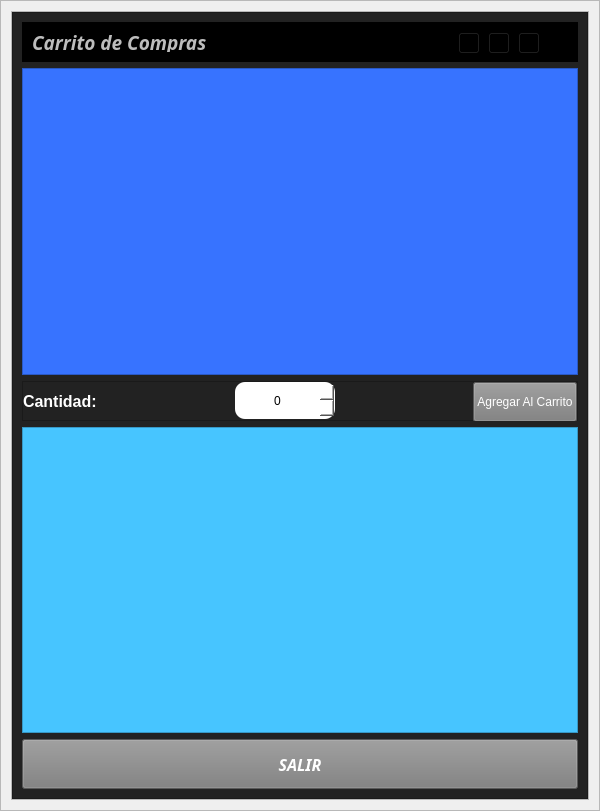
<?xml version="1.0" encoding="UTF-8"?>
<ui version="4.0">
 <class>add_edit_menu</class>
 <widget class="QWidget" name="add_edit_menu">
  <property name="geometry">
   <rect>
    <x>0</x>
    <y>0</y>
    <width>600</width>
    <height>811</height>
   </rect>
  </property>
  <property name="minimumSize">
   <size>
    <width>600</width>
    <height>0</height>
   </size>
  </property>
  <property name="maximumSize">
   <size>
    <width>16777215</width>
    <height>16777215</height>
   </size>
  </property>
  <property name="windowTitle">
   <string>Form</string>
  </property>
  <layout class="QGridLayout" name="gridLayout">
   <property name="leftMargin">
    <number>0</number>
   </property>
   <property name="topMargin">
    <number>0</number>
   </property>
   <property name="rightMargin">
    <number>0</number>
   </property>
   <property name="bottomMargin">
    <number>0</number>
   </property>
   <item row="0" column="0">
    <widget class="QFrame" name="central_widget_frame">
     <property name="maximumSize">
      <size>
       <width>600</width>
       <height>16777215</height>
      </size>
     </property>
     <property name="frameShape">
      <enum>QFrame::StyledPanel</enum>
     </property>
     <property name="frameShadow">
      <enum>QFrame::Raised</enum>
     </property>
     <layout class="QGridLayout" name="gridLayout_2">
      <property name="leftMargin">
       <number>10</number>
      </property>
      <property name="topMargin">
       <number>10</number>
      </property>
      <property name="rightMargin">
       <number>10</number>
      </property>
      <property name="bottomMargin">
       <number>10</number>
      </property>
      <item row="0" column="0">
       <widget class="QFrame" name="background_frame">
        <property name="frameShape">
         <enum>QFrame::StyledPanel</enum>
        </property>
        <property name="frameShadow">
         <enum>QFrame::Raised</enum>
        </property>
        <layout class="QHBoxLayout" name="horizontalLayout">
         <property name="spacing">
          <number>0</number>
         </property>
         <property name="leftMargin">
          <number>0</number>
         </property>
         <property name="topMargin">
          <number>0</number>
         </property>
         <property name="rightMargin">
          <number>0</number>
         </property>
         <property name="bottomMargin">
          <number>0</number>
         </property>
         <item>
          <widget class="QFrame" name="content_frame">
           <property name="minimumSize">
            <size>
             <width>0</width>
             <height>0</height>
            </size>
           </property>
           <property name="styleSheet">
            <string notr="true">background-color: rgb(34, 34, 34);</string>
           </property>
           <property name="frameShape">
            <enum>QFrame::StyledPanel</enum>
           </property>
           <property name="frameShadow">
            <enum>QFrame::Raised</enum>
           </property>
           <layout class="QVBoxLayout" name="verticalLayout">
            <item>
             <widget class="QFrame" name="frame_nav">
              <property name="minimumSize">
               <size>
                <width>0</width>
                <height>40</height>
               </size>
              </property>
              <property name="maximumSize">
               <size>
                <width>16777215</width>
                <height>40</height>
               </size>
              </property>
              <property name="styleSheet">
               <string notr="true">background-color: rgb(0, 0, 0);</string>
              </property>
              <property name="frameShape">
               <enum>QFrame::StyledPanel</enum>
              </property>
              <property name="frameShadow">
               <enum>QFrame::Raised</enum>
              </property>
              <layout class="QHBoxLayout" name="horizontalLayout_6">
               <item>
                <widget class="QLabel" name="label_tittle">
                 <property name="font">
                  <font>
                   <family>Tw Cen MT</family>
                   <pointsize>14</pointsize>
                   <weight>75</weight>
                   <italic>true</italic>
                   <bold>true</bold>
                  </font>
                 </property>
                 <property name="styleSheet">
                  <string notr="true">
color: rgb(189, 189, 189);</string>
                 </property>
                 <property name="text">
                  <string>Carrito de Compras</string>
                 </property>
                </widget>
               </item>
               <item>
                <widget class="QFrame" name="butttons_holder_frame">
                 <property name="minimumSize">
                  <size>
                   <width>110</width>
                   <height>30</height>
                  </size>
                 </property>
                 <property name="maximumSize">
                  <size>
                   <width>110</width>
                   <height>16777215</height>
                  </size>
                 </property>
                 <property name="frameShape">
                  <enum>QFrame::StyledPanel</enum>
                 </property>
                 <property name="frameShadow">
                  <enum>QFrame::Raised</enum>
                 </property>
                 <widget class="QToolButton" name="minimize_button">
                  <property name="geometry">
                   <rect>
                    <x>0</x>
                    <y>0</y>
                    <width>22</width>
                    <height>22</height>
                   </rect>
                  </property>
                  <property name="text">
                   <string>...</string>
                  </property>
                  <property name="icon">
                   <iconset>
                    <normaloff>L:/AngelCuk/assets/icons/minimize-window.png</normaloff>L:/AngelCuk/assets/icons/minimize-window.png</iconset>
                  </property>
                 </widget>
                 <widget class="QToolButton" name="restore_button">
                  <property name="geometry">
                   <rect>
                    <x>30</x>
                    <y>0</y>
                    <width>22</width>
                    <height>22</height>
                   </rect>
                  </property>
                  <property name="text">
                   <string>...</string>
                  </property>
                  <property name="icon">
                   <iconset>
                    <normaloff>L:/AngelCuk/assets/icons/restore-window.png</normaloff>L:/AngelCuk/assets/icons/restore-window.png</iconset>
                  </property>
                 </widget>
                 <widget class="QToolButton" name="maximize_button">
                  <property name="geometry">
                   <rect>
                    <x>30</x>
                    <y>0</y>
                    <width>22</width>
                    <height>22</height>
                   </rect>
                  </property>
                  <property name="text">
                   <string>...</string>
                  </property>
                  <property name="icon">
                   <iconset>
                    <normaloff>L:/AngelCuk/assets/icons/maximize-window.png</normaloff>L:/AngelCuk/assets/icons/maximize-window.png</iconset>
                  </property>
                 </widget>
                 <widget class="QToolButton" name="close_button">
                  <property name="geometry">
                   <rect>
                    <x>60</x>
                    <y>0</y>
                    <width>22</width>
                    <height>22</height>
                   </rect>
                  </property>
                  <property name="text">
                   <string>...</string>
                  </property>
                  <property name="icon">
                   <iconset>
                    <normaloff>L:/AngelCuk/assets/icons/close-window.png</normaloff>L:/AngelCuk/assets/icons/close-window.png</iconset>
                  </property>
                 </widget>
                </widget>
               </item>
              </layout>
             </widget>
            </item>
            <item>
             <widget class="QFrame" name="frame_productos">
              <property name="styleSheet">
               <string notr="true">background-color: rgb(55, 115, 255);</string>
              </property>
              <property name="frameShape">
               <enum>QFrame::StyledPanel</enum>
              </property>
              <property name="frameShadow">
               <enum>QFrame::Raised</enum>
              </property>
             </widget>
            </item>
            <item>
             <widget class="QFrame" name="frame_button">
              <property name="minimumSize">
               <size>
                <width>0</width>
                <height>40</height>
               </size>
              </property>
              <property name="maximumSize">
               <size>
                <width>16777215</width>
                <height>40</height>
               </size>
              </property>
              <property name="frameShape">
               <enum>QFrame::StyledPanel</enum>
              </property>
              <property name="frameShadow">
               <enum>QFrame::Raised</enum>
              </property>
              <layout class="QHBoxLayout" name="horizontalLayout_2">
               <property name="spacing">
                <number>0</number>
               </property>
               <property name="leftMargin">
                <number>0</number>
               </property>
               <property name="topMargin">
                <number>0</number>
               </property>
               <property name="rightMargin">
                <number>0</number>
               </property>
               <property name="bottomMargin">
                <number>0</number>
               </property>
               <item>
                <widget class="QLabel" name="label">
                 <property name="font">
                  <font>
                   <pointsize>12</pointsize>
                   <weight>75</weight>
                   <bold>true</bold>
                  </font>
                 </property>
                 <property name="styleSheet">
                  <string notr="true">color: rgb(255, 255, 255);</string>
                 </property>
                 <property name="text">
                  <string>Cantidad:</string>
                 </property>
                </widget>
               </item>
               <item>
                <spacer name="horizontalSpacer_2">
                 <property name="orientation">
                  <enum>Qt::Horizontal</enum>
                 </property>
                 <property name="sizeHint" stdset="0">
                  <size>
                   <width>40</width>
                   <height>20</height>
                  </size>
                 </property>
                </spacer>
               </item>
               <item>
                <widget class="QSpinBox" name="spinBox">
                 <property name="minimumSize">
                  <size>
                   <width>100</width>
                   <height>37</height>
                  </size>
                 </property>
                 <property name="styleSheet">
                  <string notr="true">background-color: rgb(255, 255, 255);
border-radius: 10px;</string>
                 </property>
                 <property name="alignment">
                  <set>Qt::AlignCenter</set>
                 </property>
                </widget>
               </item>
               <item>
                <spacer name="horizontalSpacer">
                 <property name="orientation">
                  <enum>Qt::Horizontal</enum>
                 </property>
                 <property name="sizeHint" stdset="0">
                  <size>
                   <width>40</width>
                   <height>20</height>
                  </size>
                 </property>
                </spacer>
               </item>
               <item>
                <widget class="QPushButton" name="pushButton">
                 <property name="minimumSize">
                  <size>
                   <width>0</width>
                   <height>40</height>
                  </size>
                 </property>
                 <property name="maximumSize">
                  <size>
                   <width>16666666</width>
                   <height>40</height>
                  </size>
                 </property>
                 <property name="styleSheet">
                  <string notr="true">QPushButton {
background-color: #7c7c7c;
color: white;
}

QPushButton:hover {
background-color: rgb(194, 0, 0);
}
</string>
                 </property>
                 <property name="text">
                  <string>Agregar Al Carrito</string>
                 </property>
                </widget>
               </item>
              </layout>
             </widget>
            </item>
            <item>
             <widget class="QFrame" name="frame_carrito">
              <property name="styleSheet">
               <string notr="true">background-color: rgb(71, 197, 255);</string>
              </property>
              <property name="frameShape">
               <enum>QFrame::StyledPanel</enum>
              </property>
              <property name="frameShadow">
               <enum>QFrame::Raised</enum>
              </property>
             </widget>
            </item>
            <item>
             <widget class="QPushButton" name="add_edit_button_2">
              <property name="minimumSize">
               <size>
                <width>0</width>
                <height>50</height>
               </size>
              </property>
              <property name="font">
               <font>
                <family>Segoe UI Black</family>
                <pointsize>12</pointsize>
                <weight>75</weight>
                <italic>true</italic>
                <bold>true</bold>
               </font>
              </property>
              <property name="styleSheet">
               <string notr="true">QPushButton {
background-color: #7c7c7c;
color: white;
}

QPushButton:hover {
background-color: rgb(194, 0, 0);
}


</string>
              </property>
              <property name="text">
               <string>SALIR</string>
              </property>
             </widget>
            </item>
           </layout>
          </widget>
         </item>
        </layout>
       </widget>
      </item>
     </layout>
    </widget>
   </item>
  </layout>
 </widget>
 <resources/>
 <connections/>
</ui>
